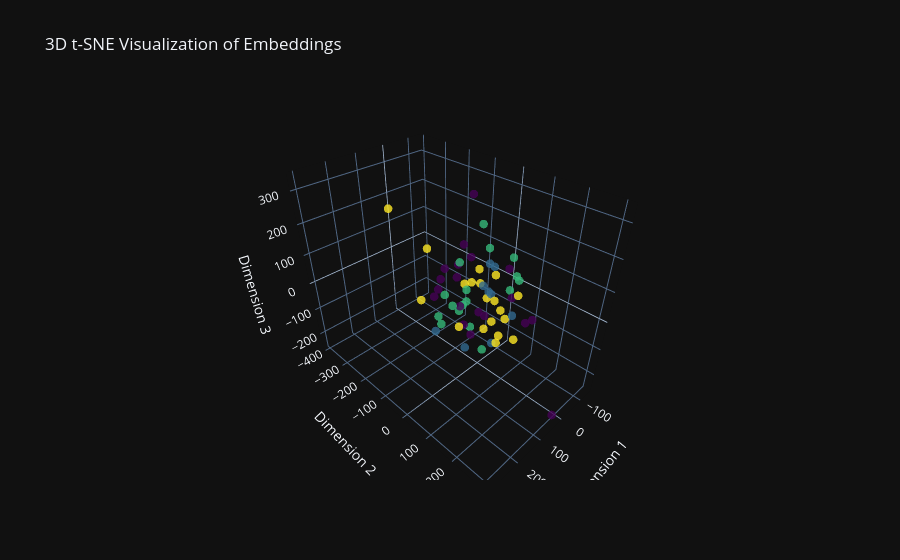

Here is the notebook cell this chart was saved with:
### Markdown cell above
This code snippet provides a summary for generating a 3D t-SNE visualization of embeddings using Plotly. It demonstrates how words that are similar to each other are positioned closer together.

### Code cell
# Get the first batch from the validation data
batch = next(iter(valid_dataloader))

# Extract the text and offsets from the batch
label, text, offsets = batch

# Send the data to the device (GPU if available)
text = text.to(device)
offsets = offsets.to(device)

# Get the embeddings bag output for the batch
embedded = model.embedding(text, offsets)

# Convert the embeddings tensor to a numpy array
embeddings_numpy = embedded.detach().cpu().numpy()

# Perform t-SNE on the embeddings to reduce their dimensionality to 3D.
X_embedded_3d = TSNE(n_components=3).fit_transform(embeddings_numpy)

# Create a 3D scatter plot using Plotly
trace = go.Scatter3d(
    x=X_embedded_3d[:, 0],
    y=X_embedded_3d[:, 1],
    z=X_embedded_3d[:, 2],
    mode='markers',
    marker=dict(
        size=5,
        color=label.numpy(),  # Use label information for color
        colorscale='Viridis',  # Choose a colorscale
        opacity=0.8
    )
)

layout = go.Layout(title="3D t-SNE Visualization of Embeddings",
                   scene=dict(xaxis_title='Dimension 1',
                              yaxis_title='Dimension 2',
                              zaxis_title='Dimension 3'))

fig = go.Figure(data=[trace], layout=layout)
fig.show()

### Figure 1 — Plotly figure (JSON) as saved in the notebook; plotly's stock layout.template omitted (floating-point values rounded to 4 significant figures)
{"data": [{"marker": {"color": [0, 2, 3, 0, 2, 2, 0, 1, 3, 3, 1, 3, 1, 3, 0, 0, 0, 0, 1, 0, 2, 3, 2, 3, 3, 0, 2, 3, 0, 2, 3, 2, 1, 3, 2, 2, 0, 3, 1, 1, 3, 3, 1, 0, 0, 0, 3, 2, 0, 2, 3, 0, 2, 0, 0, 3, 2, 3, 0, 2, 2, 1, 3, 2], "colorscale": [[0.0, "#440154"], [0.1111, "#482878"], [0.2222, "#3e4989"], [0.3333, "#31688e"], [0.4444, "#26828e"], [0.5556, "#1f9e89"], [0.6667, "#35b779"], [0.7778, "#6ece58"], [0.8889, "#b5de2b"], [1.0, "#fde725"]], "opacity": 0.8, "size": 5}, "mode": "markers", "x": [55.15, 127.9, -60.77, -8.089, -139.0, 114.8, -77.08, -140.0, 56.92, -16.99, -2.071, -97.77, -14.68, -33.51, -17.75, 93.65, 120.5, -64.03, -16.11, 43.42, 87.62, 58.95, 44.92, 70.31, 42.85, 20.62, 70.12, -17.46, 16.3, 159.3, 6.593, -15.61, 77.53, 16.28, -141.0, -12.61, 13.78, 106.9, 138.5, -82.69, 304.1, -88.24, 93.75, -33.24, -19.28, -19.44, -58.99, 67.01, -80.87, -111.4, -66.51, 42.08, 21.04, -2.38, -72.06, -76.3, 55.45, 68.54, 102.7, -130.8, -78.17, 27.17, -77.64, 15.27], "y": [-92.11, 77.69, -54.12, -99.45, 2.968, 36.78, -107.3, -64.77, 120.0, 82.47, 27.39, -55.14, 40.23, 107.7, -113.4, 49.85, -51.28, 49.04, 26.55, -122.3, -2.147, -9.379, 53.14, 129.3, 101.5, 302.5, -106.0, -22.84, -48.8, 0.2605, 24.21, 111.1, 73.87, -390.1, 5.326, -66.4, 7.537, -141.0, -45.92, 60.03, 113.9, -114.4, 29.19, -112.8, 98.62, -87.91, 7.292, -21.72, -113.4, -95.27, -5.484, 53.9, -36.35, 163.1, 140.4, -7.753, -59.41, -19.46, -88.11, 39.65, -38.03, 51.75, 78.56, -133.9], "z": [80.71, 6.283, -8.328, 63.49, -45.49, 50.13, 264.2, 11.92, 45.86, -46.52, 125.0, -84.53, -164.5, -120.4, 6.424, -58.18, 60.63, 89.4, 14.59, 24.09, -5.345, 69.38, -144.3, -28.22, -88.99, -248.6, -94.23, 77.74, -125.3, -10.49, -104.4, 115.8, 113.2, 156.3, 75.33, -58.96, -45.39, -30.08, -75.84, -83.84, 333.4, -46.6, -120.3, -113.7, 36.4, 131.9, -42.78, 137.8, 52.29, 161.8, -135.3, -17.94, 16.65, -6.859, -49.15, 36.42, -35.74, -85.2, 7.5, 13.43, 116.4, 58.1, 3.485, -54.28], "type": "scatter3d"}], "layout": {"scene": {"xaxis": {"title": {"text": "Dimension 1"}}, "yaxis": {"title": {"text": "Dimension 2"}}, "zaxis": {"title": {"text": "Dimension 3"}}}, "title": {"text": "3D t-SNE Visualization of Embeddings"}}}
